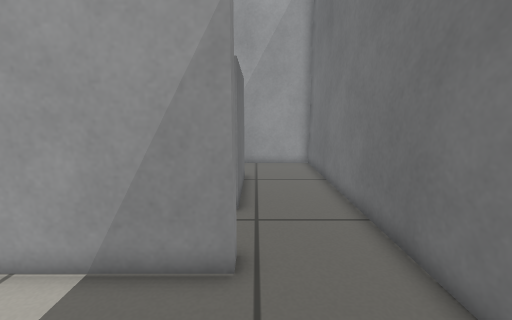
View 1 (above)

18 first-person views from a walk through a world built for the Gazebo simulator. The camera is 0.64 m above the floor, tilts 10° down and sees 90° across. The floor is counted in squares, 0.2 m on a side. Each view is taken from the middle of a square. On the plan, view 1 faces up. The plan holds only what a view shows up to about 20 squares ahead; the rest is blank.

View 2
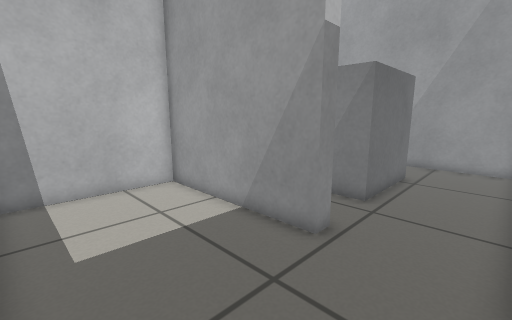

View 3
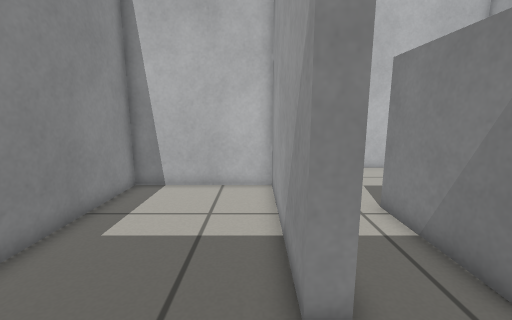

View 4
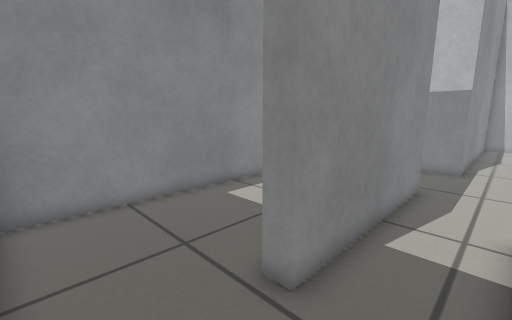

View 5
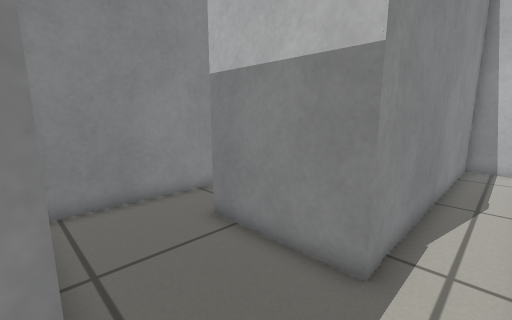

View 6
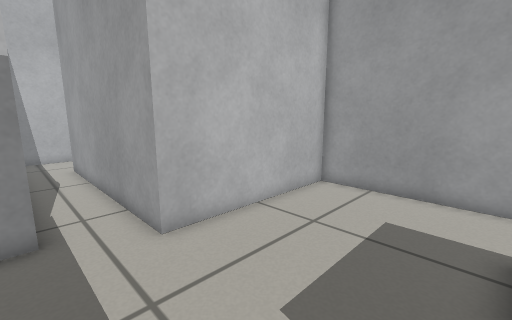

View 7
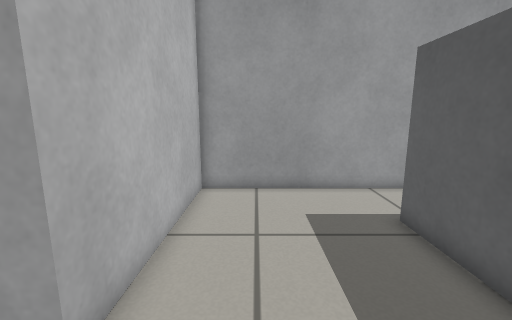

View 8
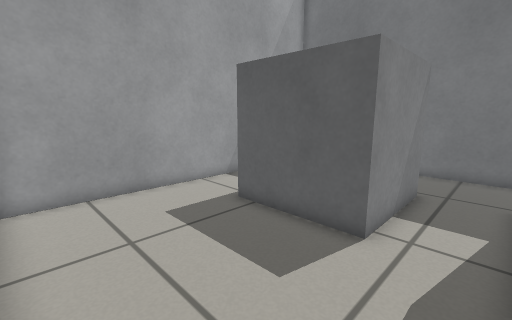

View 9
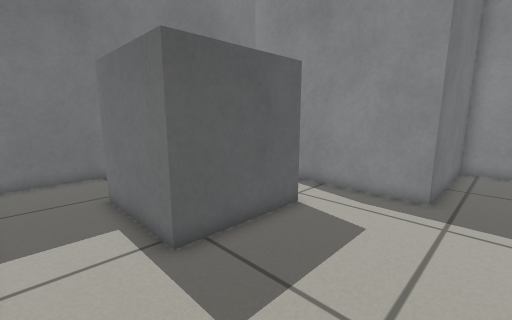

View 10
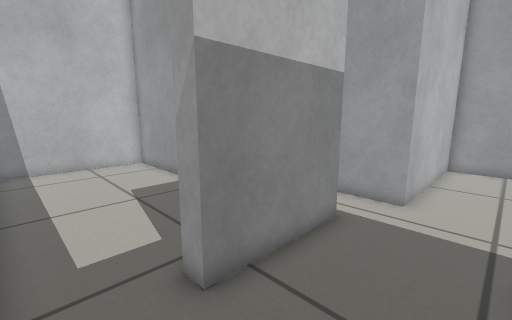

View 11
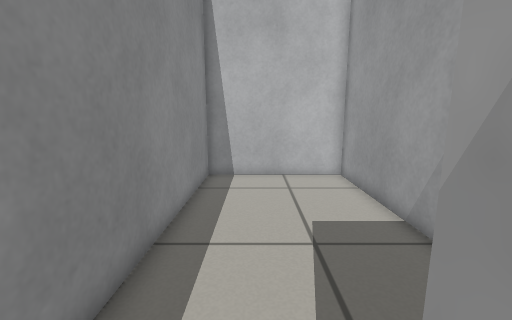

View 12
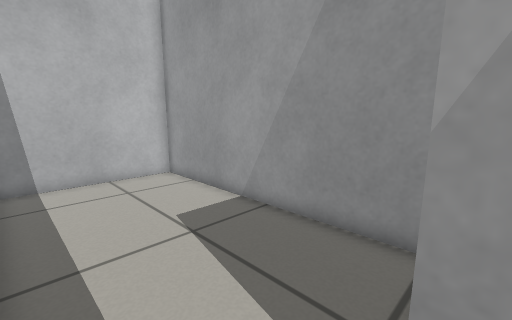

View 13
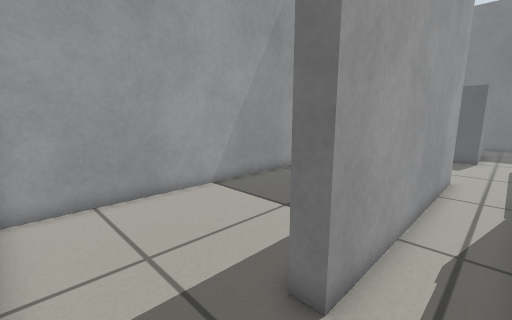

View 14
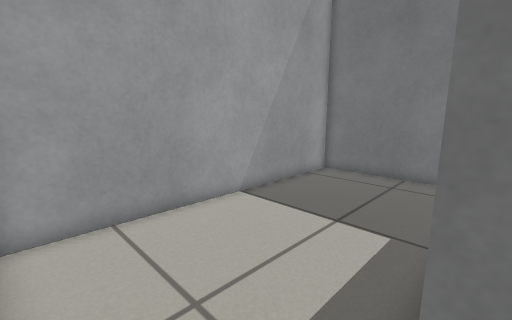

View 15
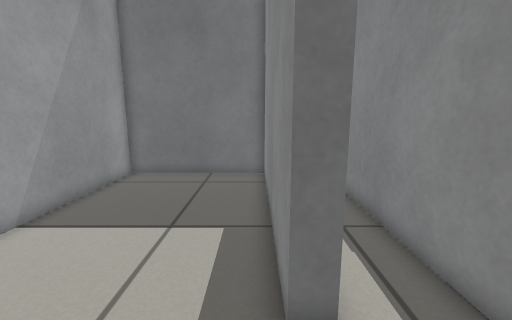

View 16
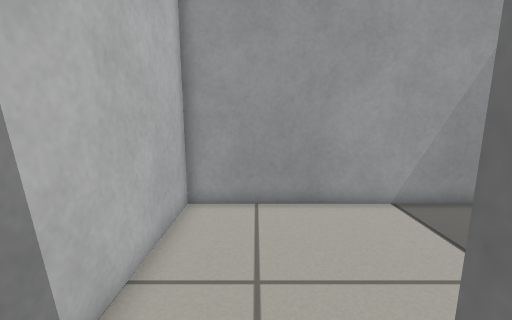

View 17
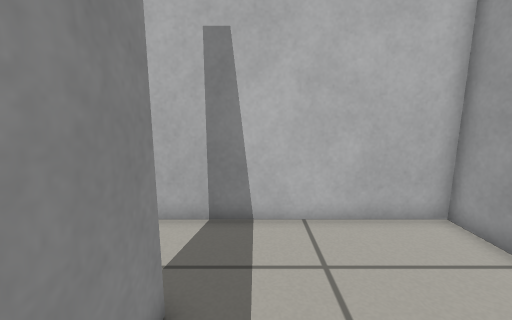

View 18
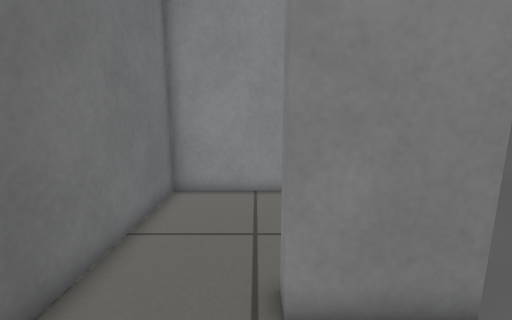

### Floor plan
Key: @ floor where view 1 was taken; # wall or solid block; . floor; B grey box.
Columns run from 28 left of view 1 to 4 right of it. Each row starts with its distance up from view 1.
 17 #################################
 16 #..............#................#
 15 #..............#................#
 14 #..............#................#
 13 #..............#.......BBBBB....#
 12 #..............#.......B   B....#
 11 #..............#.......B   B....#
 10 #..............#.......B   B....#
  9 #....###########.......BBBBB....#
  8 #...............................#
  7 #...............................#
  6 ###############.................#
  5 #.............#....#########....#
  4 #.............#....#............#
  3 #.............#....#............#
  2 #.............#....#............#
  1 #..................#............#
  0 #..................#........@...#
 -1 #..................#............#
 -2 #################################

Where each view was taken, in squares from view 1:
view 1: 0 up, 0 right, facing up
view 2: 1 down, 3 right, facing up-left
view 3: 4 up, 3 right, facing left
view 4: 8 up, 3 right, facing down-left
view 5: 8 up, 9 left, facing down-left
view 6: 6 up, 6 left, facing up-left
view 7: 6 up, 10 left, facing up
view 8: 6 up, 12 left, facing up-right
view 9: 16 up, 11 left, facing down-right
view 10: 1 down, 10 left, facing up-left
view 11: 1 up, 14 left, facing left
view 12: 1 down, 14 left, facing up-left
view 13: 7 up, 27 left, facing up-right
view 14: 9 up, 27 left, facing up-right
view 15: 10 up, 27 left, facing right
view 16: 8 up, 25 left, facing up
view 17: 11 up, 20 left, facing left
view 18: 9 up, 0 right, facing down
